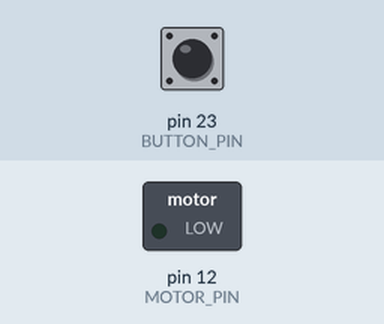
The sketch below on a simulated Arduino Mega 2560, built with avr-gcc and run on an emulated ATmega2560. Parts: switched loads named in the sketch (green lamp = pin HIGH). The test bench sets the inputs (shaded band); at power-on: pin 23 (BUTTON_PIN) HIGH. What the sketch prints to the serial monitor is not drawn.

Above: at 1.2 s.
1.3 s: pin 23 (BUTTON_PIN) pulled LOW for 3.2 s
At 6.5 s:
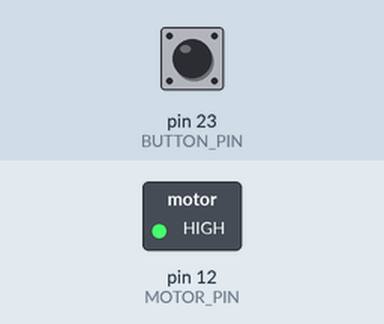
Timing chart, 0 to 8.0 s (numbered marks = the images above; inputs shaded):
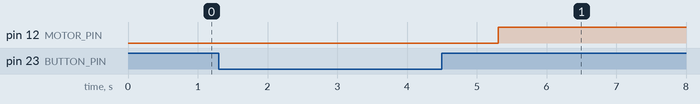

The sketch:

C_DIGO_CORRIENTECONTINUABOT_N.ino
```cpp
#define BUTTON_PIN 23
#define MOTOR_PIN 12
#define MOTOR_PIN2 14

void setup() {
  Serial.begin(9600);
  pinMode(BUTTON_PIN, INPUT_PULLUP);
  pinMode(MOTOR_PIN, OUTPUT);
}

void loop() {
  int buttonState = digitalRead(BUTTON_PIN);
  Serial.println(buttonState);
  if (buttonState == 0) {
    digitalWrite(MOTOR_PIN, LOW);
    digitalWrite(MOTOR_PIN2, LOW);
    delay(1000);
    digitalWrite(MOTOR_PIN, HIGH);
    digitalWrite(MOTOR_PIN2, HIGH);
  }
}
```

Measured:
- after the input at 1.3 s, pin 12 (MOTOR_PIN): LOW → HIGH after 4.0 s
